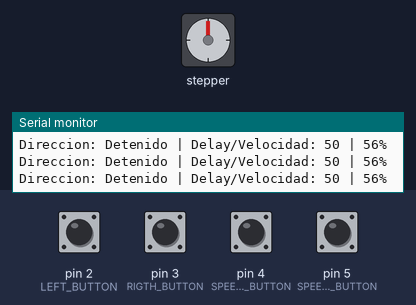
Bench run of a sketch on a simulated Arduino Uno, built with avr-gcc and run on an emulated ATmega328P. Shown: stepper motor, the last lines printed to the serial monitor. Wiring (inferred from the names in the program): stepper motor (2048 steps per turn assumed): coils pin 11, pin 10, pin 9, pin 8. Inputs (shaded band) come from the test bench; at power-on: pin 2 (LEFT_BUTTON), pin 3 (RIGTH_BUTTON), pin 4 (SPEED_UP_BUTTON), pin 5 (SPEED_DOWN_BUTTON) HIGH.

Above: at 1.2 s.
1.3 s: pin 2 (LEFT_BUTTON) pulled LOW for 0.15 s
At 1.76 s:
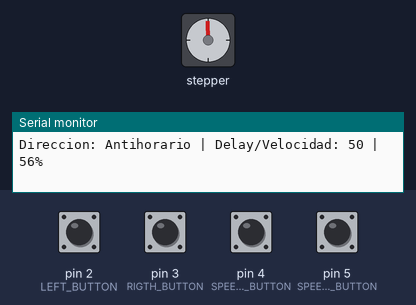
4.3 s: pin 3 (RIGTH_BUTTON) pulled LOW for 0.15 s
7.3 s: pin 4 (SPEED_UP_BUTTON) pulled LOW for 0.15 s
10.4 s: pin 2 (LEFT_BUTTON) driven LOW and pin 4 (SPEED_UP_BUTTON) driven LOW
13.4 s: pin 4 (SPEED_UP_BUTTON) pulsed HIGH 2 times (0.12 s each, 0.3 s apart)
At 15.74 s:
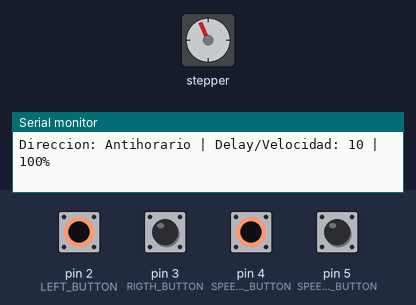
17.0 s: pin 5 (SPEED_DOWN_BUTTON) pulled LOW for 0.15 s
At 17.23 s:
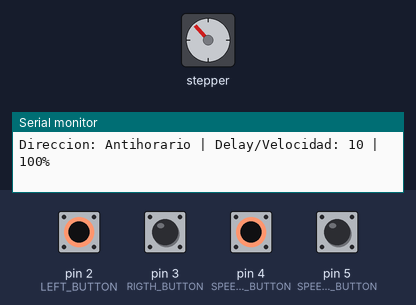
Timing chart, 0 to 21.1 s (numbered marks = the images above; inputs shaded):
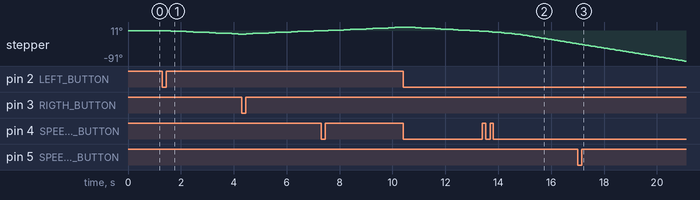

The sketch:

MOTOR.ino
```cpp
#include <stdint.h>

#define SEQ_SIZE 4
#define PINOUT_SIZE 4

#define LEFT_BUTTON  2
#define RIGTH_BUTTON  3
#define SPEED_UP_BUTTON 4
#define SPEED_DOWN_BUTTON 5

#define MIN_DELAY_TIME 10
#define MAX_DELAY_TIME 100
#define DEFAULT_DELAY_TIME 50
#define SPEED_STEP 1

// #define PROTEUS
#define DEBUG

enum directions {
  LEFT,
  RIGHT,
  STOPPED
};

const uint8_t pines[PINOUT_SIZE] = {11, 10, 9, 8};

const uint8_t sequences [SEQ_SIZE][PINOUT_SIZE] = {
  {1, 0, 0, 0},
  {0, 1, 0, 0},
  {0, 0, 1, 0},
  {0, 0, 0, 1}
};

uint8_t direction = STOPPED;

uint16_t delay_time = DEFAULT_DELAY_TIME;

inline void speed_up_motor(uint8_t step){
  delay_time -= step;
}

inline void speed_down_motor(uint8_t step){
  delay_time += step;
}

void setup() {
  #ifdef DEBUG
  Serial.begin(9600);
  #endif
  pinMode(LEFT_BUTTON, INPUT_PULLUP);
  pinMode(RIGTH_BUTTON, INPUT_PULLUP);
  pinMode(SPEED_UP_BUTTON, INPUT_PULLUP);
  pinMode(SPEED_DOWN_BUTTON, INPUT_PULLUP);

  for (uint8_t pin : pines){
    pinMode(pin, OUTPUT);
  }
}

void loop() {

  bool left_button_state = digitalRead(LEFT_BUTTON);
  bool rigth_button_state = digitalRead(RIGTH_BUTTON);

  #ifndef PROTEUS
  left_button_state = !left_button_state;
  rigth_button_state = !rigth_button_state;
  #endif

  if (left_button_state){
    direction = LEFT;
  }
  else if (rigth_button_state){
    direction = RIGHT;
  }

  bool speed_up = digitalRead(SPEED_UP_BUTTON);
  bool speed_down = digitalRead(SPEED_DOWN_BUTTON);

  #ifndef PROTEUS
  speed_up = !speed_up;
  speed_down = !speed_down;
  #endif

  if (speed_up && delay_time > MIN_DELAY_TIME) {
    speed_up_motor(SPEED_STEP);
  }
  else if (speed_down && delay_time < MAX_DELAY_TIME) {
    speed_down_motor(SPEED_STEP);
  }

  if (direction == LEFT){
    for (int8_t sequence = SEQ_SIZE - 1; sequence >= 0; sequence--){
      for (uint8_t pin = 0; pin < PINOUT_SIZE; pin++){
        digitalWrite(pines[pin], sequences[sequence][pin]);
      }
      delay (delay_time);
    }
  }
  else if (direction == RIGHT){
      for (int8_t sequence = 0; sequence < SEQ_SIZE; sequence++){
      for (uint8_t pin = 0; pin < PINOUT_SIZE; pin++){
        digitalWrite(pines[pin], sequences[sequence][pin]);
      }
      delay (delay_time);
    }
  }


#ifdef DEBUG
const char* direccion_texto[] = {"Antihorario", "Horario", "Detenido"};
Serial.print("Direccion: ");
Serial.print(direccion_texto[direction]);
Serial.print(" | Delay/Velocidad: ");
Serial.print(delay_time);
Serial.print(" | ");
Serial.print(map(delay_time, MIN_DELAY_TIME, MAX_DELAY_TIME, 100, 0));
Serial.println("%");
#endif

}
```

Measured:
- after the input at 1.3 s, stepper: keeps turning counter-clockwise at about 4°/s, starting after 0.31 s
